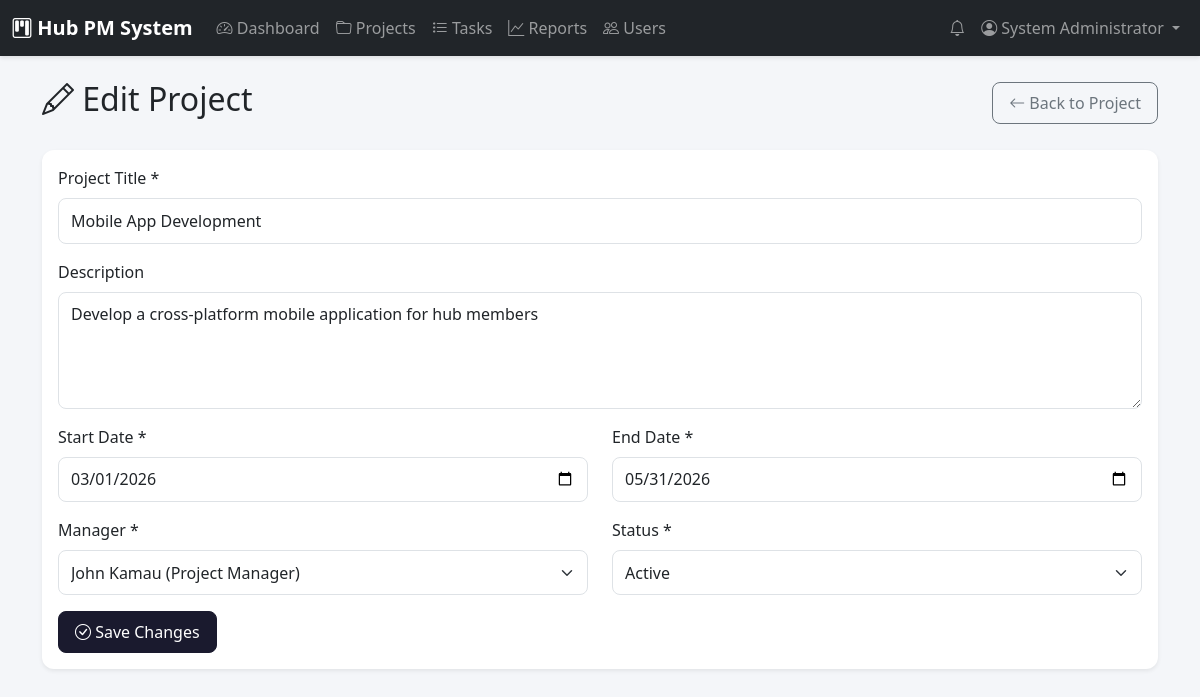
Screenshot of /edit_project.php?id=1 (signed in) with the database file from the repository.
### tables this page shows
CREATE TABLE projects (
    project_id INT PRIMARY KEY AUTO_INCREMENT,
    title VARCHAR(200) NOT NULL,
    description TEXT,
    start_date DATE NOT NULL,
    end_date DATE NOT NULL,
    manager_id INT NOT NULL,
    status ENUM('Planning', 'Active', 'On Hold', 'Completed', 'Cancelled') DEFAULT 'Planning',
    created_at TIMESTAMP DEFAULT CURRENT_TIMESTAMP,
    updated_at TIMESTAMP DEFAULT CURRENT_TIMESTAMP ON UPDATE CURRENT_TIMESTAMP,
    FOREIGN KEY (manager_id) REFERENCES users(user_id)
);

CREATE TABLE users (
    user_id INT PRIMARY KEY AUTO_INCREMENT,
    username VARCHAR(50) NOT NULL UNIQUE,
    email VARCHAR(100) NOT NULL UNIQUE,
    password_hash VARCHAR(255) NOT NULL,
    full_name VARCHAR(100) NOT NULL,
    role_id INT NOT NULL,
    is_active BOOLEAN DEFAULT TRUE,
    created_at TIMESTAMP DEFAULT CURRENT_TIMESTAMP,
    updated_at TIMESTAMP DEFAULT CURRENT_TIMESTAMP ON UPDATE CURRENT_TIMESTAMP,
    FOREIGN KEY (role_id) REFERENCES roles(role_id)
);

### includes/functions.php (called while the page is built, shortened)
<?php
function escape($string) {
    return htmlspecialchars($string ?? '', ENT_QUOTES, 'UTF-8');
}
?>

### edit_project.php (the view, shortened to what this page needs)
<?php
require_once 'includes/functions.php';
$database = new Database();
$db = $database->getConnection();
$project_id = (int)($_GET['id'] ?? 0);
$query = "SELECT * FROM projects WHERE project_id = :project_id";
$stmt = $db->prepare($query);
$stmt->execute([':project_id' => $project_id]);
$project = $stmt->fetch();
$managersQuery = "SELECT u.user_id, u.full_name, r.role_name
                  FROM users u
                  JOIN roles r ON u.role_id = r.role_id
                  WHERE r.role_name IN ('Administrator', 'Project Manager') AND u.is_active = 1
                  ORDER BY u.full_name";
$managersStmt = $db->prepare($managersQuery);
$managersStmt->execute();
$managers = $managersStmt->fetchAll();
?>
<!DOCTYPE html>
<html lang="en">
<head>
    <link href="https://cdn.jsdelivr.net/npm/bootstrap@5.3.0/dist/css/bootstrap.min.css" rel="stylesheet">
    <link href="https://cdn.jsdelivr.net/npm/bootstrap-icons@1.10.0/font/bootstrap-icons.css" rel="stylesheet">
    <link href="assets/css/style.css" rel="stylesheet">
</head>
<body>
    <?php include 'includes/navbar.php'; ?>
    <div class="container py-4">
        <div class="d-flex justify-content-between align-items-center mb-4">
            <h2><i class="bi bi-pencil"></i> Edit Project</h2>
            <a href="project_detail.php?id=<?php echo $project_id; ?>" class="btn btn-outline-secondary">
                <i class="bi bi-arrow-left"></i> Back to Project
            </a>
        </div>
        <div class="card shadow-sm">
            <div class="card-body">
                <form method="POST">
                    <div class="mb-3">
                        <label class="form-label">Project Title *</label>
                        <input type="text" class="form-control" name="title"
                               value="<?php echo escape($project['title']); ?>" required>
                    </div>
                    <div class="mb-3">
                        <label class="form-label">Description</label>
                        <textarea class="form-control" name="description" rows="4"><?php echo escape($project['description'] ?? ''); ?></textarea>
                    </div>
                    <div class="row">
                        <div class="col-md-6 mb-3">
                            <label class="form-label">Start Date *</label>
                            <input type="date" class="form-control" name="start_date"
                                   value="<?php echo escape($project['start_date']); ?>" required>
                        </div>
                        <div class="col-md-6 mb-3">
                            <label class="form-label">End Date *</label>
                            <input type="date" class="form-control" name="end_date"
                                   value="<?php echo escape($project['end_date']); ?>" required>
                        </div>
                    </div>
                    <div class="row">
                        <div class="col-md-6 mb-3">
                            <label class="form-label">Manager *</label>
                            <select class="form-select" name="manager_id" required>
                                <?php foreach ($managers as $manager): ?>
                                <option value="<?php echo $manager['user_id']; ?>"
                                        <?php echo $project['manager_id'] == $manager['user_id'] ? 'selected' : ''; ?>>
                                    <?php echo escape($manager['full_name']); ?> (<?php echo escape($manager['role_name']); ?>)
                                </option>
                                <?php endforeach; ?>
                            </select>
                        </div>
                        <div class="col-md-6 mb-3">
                            <label class="form-label">Status *</label>
                            <select class="form-select" name="status" required>
                                <?php foreach (['Planning', 'Active', 'On Hold', 'Completed', 'Cancelled'] as $status): ?>
                                <option value="<?php echo $status; ?>" <?php echo $project['status'] === $status ? 'selected' : ''; ?>>
                                    <?php echo $status; ?>
                                </option>
                                <?php endforeach; ?>
                            </select>
                        </div>
                    </div>
                    <button type="submit" class="btn btn-primary">
                        <i class="bi bi-check-circle"></i> Save Changes
                    </button>
                </form>
            </div>
        </div>
    </div>
</body>
</html>

### assets/css/style.css (style rules this page uses)
:root { --primary-color: #1a1a2e; --secondary-color: #16213e; --accent-color: #0f3460; --success-color: #28a745; --warning-color: #ffc107; --danger-color: #dc3545; --info-color: #17a2b8; }
body { font-family: 'Segoe UI', Tahoma, Geneva, Verdana, sans-serif; background-color: #f4f6f9; min-height: 100vh; }
.card { border: none; border-radius: 12px; transition: transform 0.2s, box-shadow 0.2s; }
.btn { border-radius: 8px; font-weight: 500; padding: 0.5rem 1rem; transition: all 0.2s; }
.btn-primary { background-color: var(--primary-color); border-color: var(--primary-color); }
.form-control, .form-select { border-radius: 8px; padding: 0.6rem 0.75rem; border: 1px solid #dee2e6; transition: border-color 0.2s, box-shadow 0.2s; }

### rows the page displays
projects: title "Mobile App Development", description "Develop a cross-platform mobile application for hub members", start_date "03/01/2026", end_date "05/31/2026", manager_id "John Kamau (Project Manager)", status "Active"

### other values shown
APP_NAME "Hub PM System"
$_SESSION['full_name'] "System Administrator"
